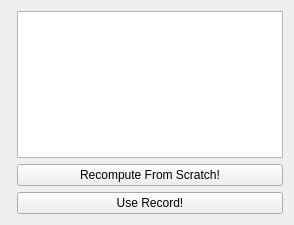
<?xml version="1.0" encoding="UTF-8"?>
<ui version="4.0">
 <class>SelectForPlanPopUpWidget</class>
 <widget class="QWidget" name="SelectForPlanPopUpWidget">
  <property name="geometry">
   <rect>
    <x>0</x>
    <y>0</y>
    <width>294</width>
    <height>225</height>
   </rect>
  </property>
  <property name="windowTitle">
   <string>computed record selection</string>
  </property>
  <layout class="QVBoxLayout" name="verticalLayout">
   <item>
    <layout class="QFormLayout" name="formLayout">
     <item row="0" column="1">
      <widget class="QPlainTextEdit" name="textedit_msg"/>
     </item>
     <item row="1" column="1">
      <widget class="QPushButton" name="pushbutton_recompute">
       <property name="text">
        <string>Recompute From Scratch!</string>
       </property>
      </widget>
     </item>
     <item row="2" column="1">
      <widget class="QPushButton" name="pushbutton_keep_record">
       <property name="text">
        <string>Use Record!</string>
       </property>
      </widget>
     </item>
    </layout>
   </item>
  </layout>
 </widget>
 <resources/>
 <connections/>
</ui>
